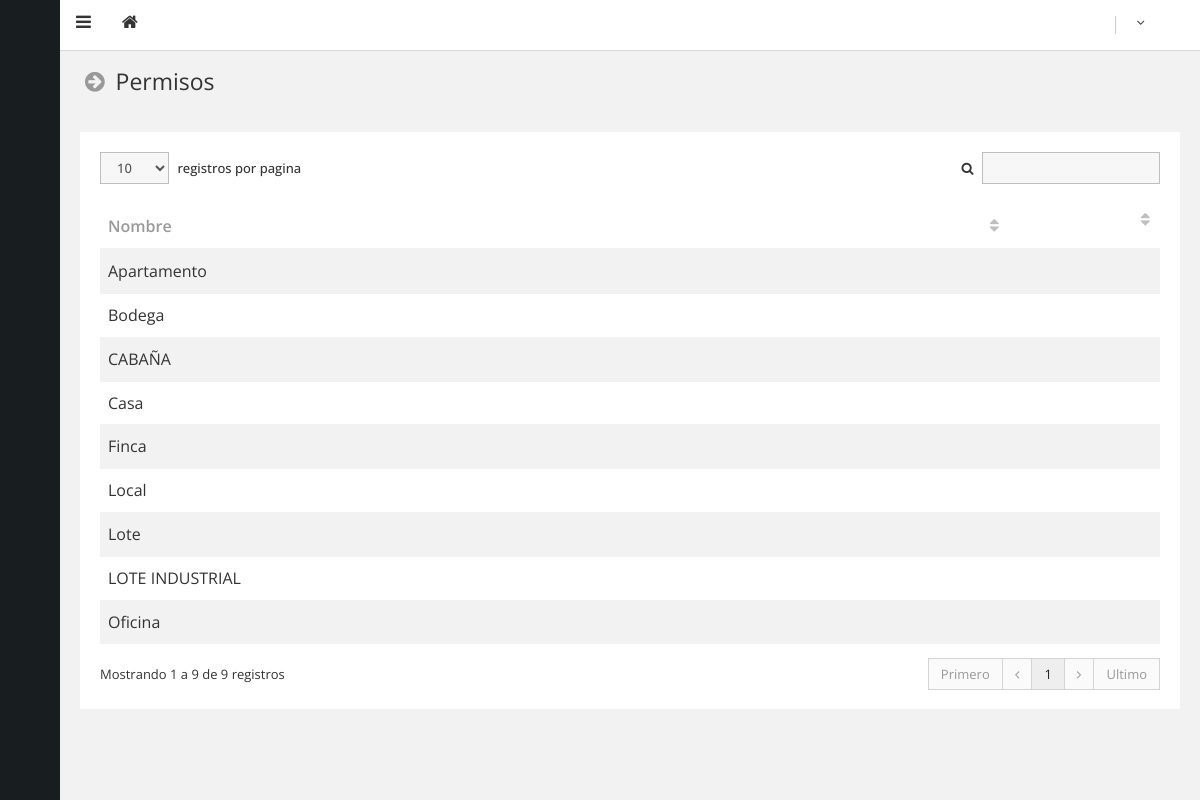
Page /admin/html/pages/act-tipo-propiedad.php?Idsubmenu=1 on the committed database.
### tables this page shows
CREATE TABLE IF NOT EXISTS `Menusub` (
  `Id` int(11) NOT NULL AUTO_INCREMENT,
  `Idmenu` int(11) NOT NULL,
  `Nombre` varchar(255) NOT NULL,
  `Url` varchar(255) NOT NULL,
  `Pos` int(11) NOT NULL,
  PRIMARY KEY (`Id`)
);

CREATE TABLE IF NOT EXISTS `Tipo` (
  `Id` int(11) NOT NULL AUTO_INCREMENT,
  `Idcategoria` int(11) NOT NULL,
  `Nombre` varchar(255) NOT NULL,
  `NombreEN` varchar(255) NOT NULL,
  `Muestra` int(11) NOT NULL,
  PRIMARY KEY (`Id`)
);

### admin/html/pages/act-tipo-propiedad.php (the view, shortened to what this page needs)
<?
include("../../includes/conexion.php");
					$queryTITMEN		="SELECT* FROM Menusub WHERE Id = ".$_REQUEST["Idsubmenu"] ;
					$resultTITMEN		=mysql_query($queryTITMEN, $id);
					While($rowTITMEN	=mysql_fetch_array($resultTITMEN))
					{
					$NombreTITMEN		=$rowTITMEN["Nombre"];
					}
					$LineaMenuS			=$NombreTITMEN;
?>
<!DOCTYPE html>
<html lang="en">
	<head>
		<link type="text/css" rel="stylesheet" href="../../assets/css/theme-default/bootstrap.css?1403937764" />
		<link type="text/css" rel="stylesheet" href="../../assets/css/theme-default/boostbox.css?1403937765" />
		<link type="text/css" rel="stylesheet" href="../../assets/css/theme-default/boostbox_responsive.css?1403937765" />
		<link type="text/css" rel="stylesheet" href="../../assets/css/theme-default/font-awesome.min.css?1401481653" />
		<link type="text/css" rel="stylesheet" href="../../assets/css/theme-default/libs/DataTables/jquery.dataTables.css?1403937875" />
		<link type="text/css" rel="stylesheet" href="../../assets/css/theme-default/libs/DataTables/TableTools.css?1403937875" />
		<link type="text/css" rel="stylesheet" href="../../assets/css/theme-default/libs/toastr/toastr.css?1403937848" />
	</head>
	<body >
		<header id="header">
<?
include("../../includes/navbar.php");
?>
		</header>
		<div id="base">
			<div id="sidebar">
			  <div class="sidebar-back"></div>
			  <div class="sidebar-content">
			    <div class="nav-brand"> <a class="main-brand" href="zona.php">
			      </a>
               </div>
				</div>
			</div>
			<div id="content">
				<section>
					<div class="section-header">
						<h3 class="text-standard"><i class="fa fa-fw fa-arrow-circle-right text-gray-light"></i> <?=$LineaMenuS?></h3>
					</div>
					<div class="section-body">
						<div class="row">
							<div class="col-lg-12">
								<div class="box">
									<div class="box-body table-responsive">
										<table id="datatable4" class="table table-striped table-hover">
											<thead>
												<tr>
													<th>Nombre</th>
													<th align="right"></th>
												</tr>
											</thead>
											<tbody>
											<?
												$queryUSERS			="SELECT* FROM Tipo where Muestra = 0 Order by Nombre";
                                                $resultUSERS		=mysql_query($queryUSERS, $id);
                                                While($rowUSERS		=mysql_fetch_array($resultUSERS))
                                                {
												$Nombre				=$rowUSERS["Nombre"];
                                                ?>
												<tr class="gradeA">
													<td><?=$Nombre?></td>
													<td class="text-right">
                                                    </td>
												</tr>
                                                <?
												}
												?>
											</tbody>
										</table>
									</div>
								</div>
							</div>
						</div>
					</div>
				</section>
			</div>
		</div>
	</body>
</html>

### admin/assets/css/theme-default/boostbox_responsive.css (style rules this page uses)
@media (min-width: 481px) and (max-width: 1200px) { body:not(.sidebar-expanded) #content { display: block; } }
@media (min-width: 481px) and (max-width: 1200px) { body:not(.sidebar-expanded) #sidebar { width: 60px; } }
@media (min-width: 481px) and (max-width: 1200px) { body:not(.sidebar-expanded) #header { left: 60px; } }
@media (min-width: 481px) and (max-width: 1200px) { body:not(.sidebar-expanded) .sidebar-back { width: 60px; } }

### rows in the picture
menusub: Nombre "Permisos"
tipo: Nombre "Apartamento"
tipo: Nombre "Bodega"
tipo: Nombre "CABAÑA"
tipo: Nombre "Casa"
tipo: Nombre "Finca"
tipo: Nombre "Local"
tipo: Nombre "Lote"
tipo: Nombre "LOTE INDUSTRIAL"
tipo: Nombre "Oficina"
